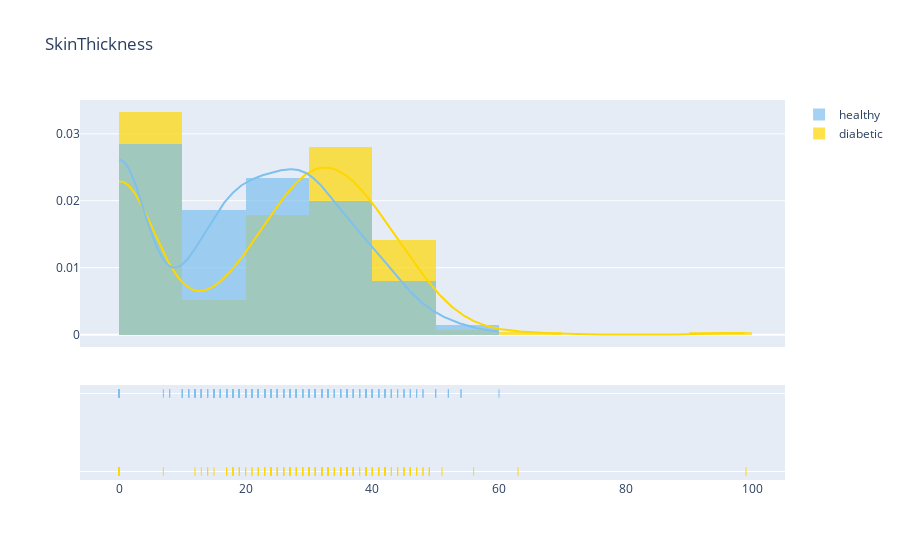

The notebook cell this image was saved under:
### Markdown cell above
# 3. SkinThickness NaN 치환

### Code cell
plot_distribution('SkinThickness', 10)

### Figure 1 — Plotly figure (JSON) as saved in the notebook; plotly's stock layout.template omitted (floating-point values rounded to 4 significant figures; data arrays with more than 128 entries replaced by an {"elided": "..."} marker saying what was removed)
{"data": [{"autobinx": false, "histnorm": "probability density", "legendgroup": "diabetic", "marker": {"color": "#FFD700"}, "name": "diabetic", "opacity": 0.7, "type": "histogram", "x": {"elided": "268 int values"}, "xaxis": "x", "xbins": {"end": 99, "size": 10, "start": 0}, "yaxis": "y"}, {"autobinx": false, "histnorm": "probability density", "legendgroup": "healthy", "marker": {"color": "#7EC0EE"}, "name": "healthy", "opacity": 0.7, "type": "histogram", "x": {"elided": "500 int values"}, "xaxis": "x", "xbins": {"end": 60, "size": 10, "start": 0}, "yaxis": "y"}, {"legendgroup": "diabetic", "marker": {"color": "#FFD700"}, "mode": "lines", "name": "diabetic", "showlegend": false, "type": "scatter", "x": {"elided": "500 float values"}, "xaxis": "x", "y": {"elided": "500 float values"}, "yaxis": "y"}, {"legendgroup": "healthy", "marker": {"color": "#7EC0EE"}, "mode": "lines", "name": "healthy", "showlegend": false, "type": "scatter", "x": {"elided": "500 float values"}, "xaxis": "x", "y": {"elided": "500 float values"}, "yaxis": "y"}, {"legendgroup": "diabetic", "marker": {"color": "#FFD700", "symbol": "line-ns-open"}, "mode": "markers", "name": "diabetic", "showlegend": false, "type": "scatter", "x": {"elided": "268 int values"}, "xaxis": "x", "y": {"elided": "268 str values"}, "yaxis": "y2"}, {"legendgroup": "healthy", "marker": {"color": "#7EC0EE", "symbol": "line-ns-open"}, "mode": "markers", "name": "healthy", "showlegend": false, "type": "scatter", "x": {"elided": "500 int values"}, "xaxis": "x", "y": {"elided": "500 str values"}, "yaxis": "y2"}], "layout": {"barmode": "overlay", "hovermode": "closest", "legend": {"traceorder": "reversed"}, "title": {"text": "SkinThickness"}, "xaxis": {"anchor": "y2", "domain": [0, 1], "zeroline": false}, "yaxis": {"anchor": "free", "domain": [0.35, 1], "position": 0}, "yaxis2": {"anchor": "x", "domain": [0, 0.25], "dtick": 1, "showticklabels": false}}}
